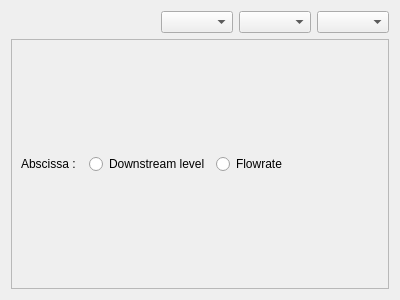
<?xml version="1.0" encoding="UTF-8"?>
<ui version="4.0">
 <class>wdgt_tab</class>
 <widget class="QWidget" name="wdgt_tab">
  <property name="geometry">
   <rect>
    <x>0</x>
    <y>0</y>
    <width>400</width>
    <height>300</height>
   </rect>
  </property>
  <property name="windowTitle">
   <string>Form</string>
  </property>
  <layout class="QGridLayout" name="gridLayout">
   <item row="0" column="0">
    <layout class="QVBoxLayout" name="verticalLayout">
     <item>
      <layout class="QHBoxLayout" name="horizontalLayout">
       <item>
        <spacer name="horizontalSpacer">
         <property name="orientation">
          <enum>Qt::Horizontal</enum>
         </property>
         <property name="sizeHint" stdset="0">
          <size>
           <width>40</width>
           <height>20</height>
          </size>
         </property>
        </spacer>
       </item>
       <item>
        <widget class="QComboBox" name="cb_run"/>
       </item>
       <item>
        <widget class="QComboBox" name="cb_event"/>
       </item>
       <item>
        <widget class="QComboBox" name="cb_law"/>
       </item>
      </layout>
     </item>
     <item>
      <widget class="QFrame" name="fram_absweirs">
       <property name="frameShape">
        <enum>QFrame::StyledPanel</enum>
       </property>
       <property name="frameShadow">
        <enum>QFrame::Raised</enum>
       </property>
       <layout class="QGridLayout" name="gridLayout_2">
        <item row="0" column="0">
         <layout class="QHBoxLayout" name="lay_absweirs">
          <item>
           <widget class="QLabel" name="label_7">
            <property name="text">
             <string>Abscissa :  </string>
            </property>
           </widget>
          </item>
          <item>
           <widget class="QRadioButton" name="rb_abs_z">
            <property name="text">
             <string>Downstream level</string>
            </property>
           </widget>
          </item>
          <item>
           <widget class="QRadioButton" name="rb_abs_q">
            <property name="text">
             <string>Flowrate</string>
            </property>
           </widget>
          </item>
          <item>
           <spacer name="horizontalSpacer_2">
            <property name="orientation">
             <enum>Qt::Horizontal</enum>
            </property>
            <property name="sizeHint" stdset="0">
             <size>
              <width>40</width>
              <height>20</height>
             </size>
            </property>
           </spacer>
          </item>
         </layout>
        </item>
       </layout>
      </widget>
     </item>
     <item>
      <layout class="QVBoxLayout" name="lay_graph_home"/>
     </item>
    </layout>
   </item>
  </layout>
 </widget>
 <resources/>
 <connections/>
</ui>
